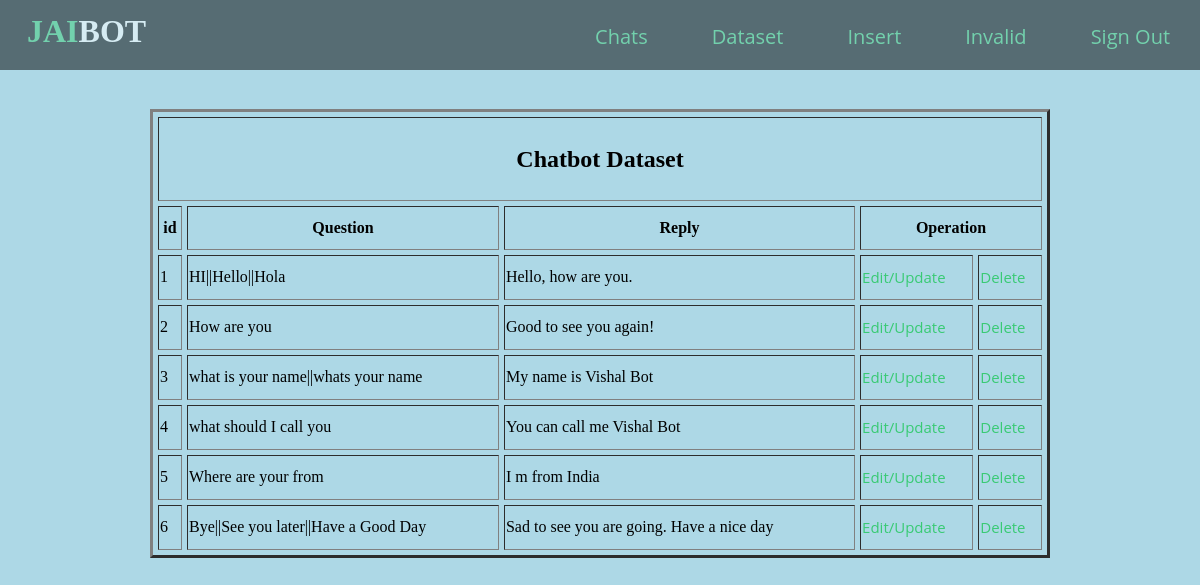
The page /cbot/qna.php on the database its author committed.
### tables this page shows
CREATE TABLE `chatbot_hints` (
  `id` int(11) NOT NULL,
  `question` varchar(100) NOT NULL,
  `reply` varchar(100) NOT NULL
);

### cbot/qna.php (the view, shortened to what this page needs)
<!DOCTYPE html>
<html lang="en">
<head>
	<link rel="stylesheet" href="navbar.css">
</head>
<header>
	<h1>JAI<span>BOT</span></span></h1>
	<nav>
		<ul>
		<li><a href="adminlogin.php" style="font-size:20px">Chats</a></li>
		<li><a href="qna.php" style="font-size:20px">Dataset</a></li>
		<li><a href="insert.php" style="font-size:20px">Insert</a></li>
		<li><a href="invalid.php" style="font-size:20px">Invalid</a></li>
		<li><a href="index.php" style="font-size:20px">Sign Out</a></li>
		</ul>
	</nav>
</header>
<br>
<br>
<br>
<br>
<br>
<body>
	<table  cellspacing="5" align="center" border="3px" style="width: 900px;line-height: 40px">
		<tr>
			<th colspan="5"><h2>Chatbot Dataset</h2></th>
		<tr>
			<th width="20px">id</th>
			<th align="center">Question</th>
			<th align="center">Reply</th>
			<th colspan="2" align="center" >Operation</th>
		</tr>
		<?php
		$conn=mysqli_connect("localhost","root","","youtube");
		$sql = "SELECT id,question,reply from chatbot_hints";
		$result= $conn-> query($sql);
		if($result-> num_rows >0){
			while ($row =$result ->fetch_assoc()) {
				echo "<tr>
				<td>".$row["id"]."</td>
				<td>".$row["question"]." </td>
				<td> ".$row["reply"]." </td>
				<td><a href='update.php?rn=$row[id]&ques=$row[question]&rep=$row[reply]' style='font-size:15px'>Edit/Update</td>
				<td><a href='delete.php?rn=$row[id] onclick='return checkdelete()' style='font-size:15px'>Delete</td></tr> ";
			}
			echo "</table>";
		}
		else{
		}
		?>
</body>
</html>

### cbot/navbar.css (style rules this page uses)
body,html { margin: 0; padding: 0; }
header { width: 100%; height: 70px; background-color: #282828; }
h1 { position: absolute; padding: 3px; float: left; margin-left: 2%; margin-top: 10px; font-family: 'Alfa Slab One',cursive; color: #39ca74; }
span { color: #ffffff; }
ul { width: auto; float: right; margin-top: 8px; }
li { display: inline-block; padding: 15px 30px; }
a { text-align: center; color: #39ca74; text-decoration: none; font-family: 'Open Sans',sans-serif; font-size: 0.8vw; }

### cbot/qna.php (style rules this page uses)
body { background-color: LightBlue; background-repeat: no-repeat; background-attachment: fixed; background-size: 100% 100%; }
header { background-color: Black; opacity: 0.5; position: fixed; width: 100%; }

### rows shown on the page
chatbot_hints: id "1", question "HI||Hello||Hola", reply "Hello, how are you."
chatbot_hints: id "2", question "How are you", reply "Good to see you again!"
chatbot_hints: id "3", question "what is your name||whats your name", reply "My name is Vishal Bot"
chatbot_hints: id "4", question "what should I call you", reply "You can call me Vishal Bot"
chatbot_hints: id "5", question "Where are your from", reply "I m from India"
chatbot_hints: id "6", question "Bye||See you later||Have a Good Day", reply "Sad to see you are going. Have a nice day"
